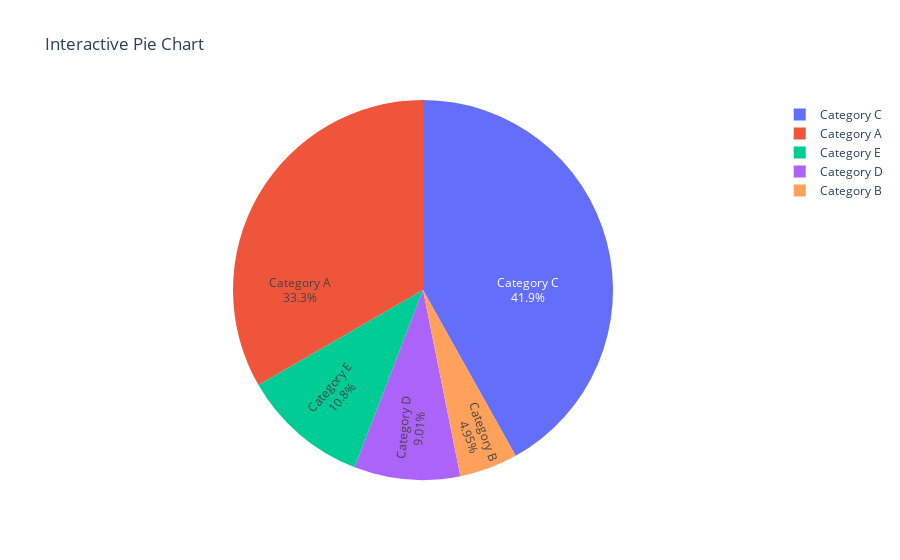

The notebook cell this image was saved under:
### Markdown cell above
##### 21. Using Plotly, create an interactive pie chart of randomly generated data, add labels and percentages, set the title as 'Interactive Pie Chart'.

### Code cell
import plotly.graph_objects as go
import numpy as np

# Step 1: Generate Random Data
labels = ['Category A', 'Category B', 'Category C', 'Category D', 'Category E']
values = np.random.randint(10, 100, size=len(labels))

# Step 2: Create the Pie Chart
fig = go.Figure(data=[go.Pie(labels=labels, values=values, 
                             textinfo='label+percent', 
                             insidetextorientation='radial')])

# Step 3: Customize the Plot
fig.update_layout(
    title='Interactive Pie Chart'  # Set the title
)

# Step 4: Display the Plot
fig.show()

### Figure 1 — Plotly figure (JSON) as saved in the notebook; plotly's stock layout.template omitted (floating-point values rounded to 4 significant figures)
{"data": [{"insidetextorientation": "radial", "labels": ["Category A", "Category B", "Category C", "Category D", "Category E"], "textinfo": "label+percent", "type": "pie", "values": [74, 11, 93, 20, 24]}], "layout": {"title": {"text": "Interactive Pie Chart"}}}
